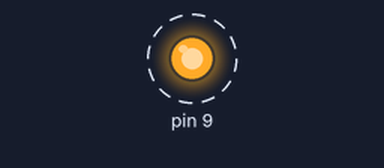
Bench run of a sketch on a simulated Arduino Uno, built with avr-gcc and run on an emulated ATmega328P. On the bench: output pins drawn as LEDs (lit = HIGH). Dashed ring = blinking.

Above: at 0.05 s.
Timing chart, 0 to 3.0 s (numbered marks = the images above):
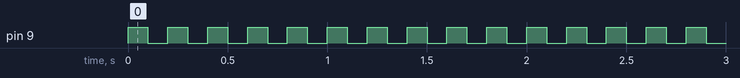

The sketch:

attiny_16_test.ino
```cpp
#include <avr/io.h>
#include <util/delay.h>

void setup() {
  // put your setup code here, to run once:
  pinMode(9, OUTPUT);
}

void loop() {
  // put your main code here, to run repeatedly:
  digitalWrite(9, HIGH);   // turn the LED on (HIGH is the voltage level)
  delay(100);              // wait for a second
  digitalWrite(9, LOW);    // turn the LED off by making the voltage LOW
  delay(100);
}
```

Measured:
- by itself, pin 9: alternates HIGH for 0.10 s and LOW for 0.10 s
